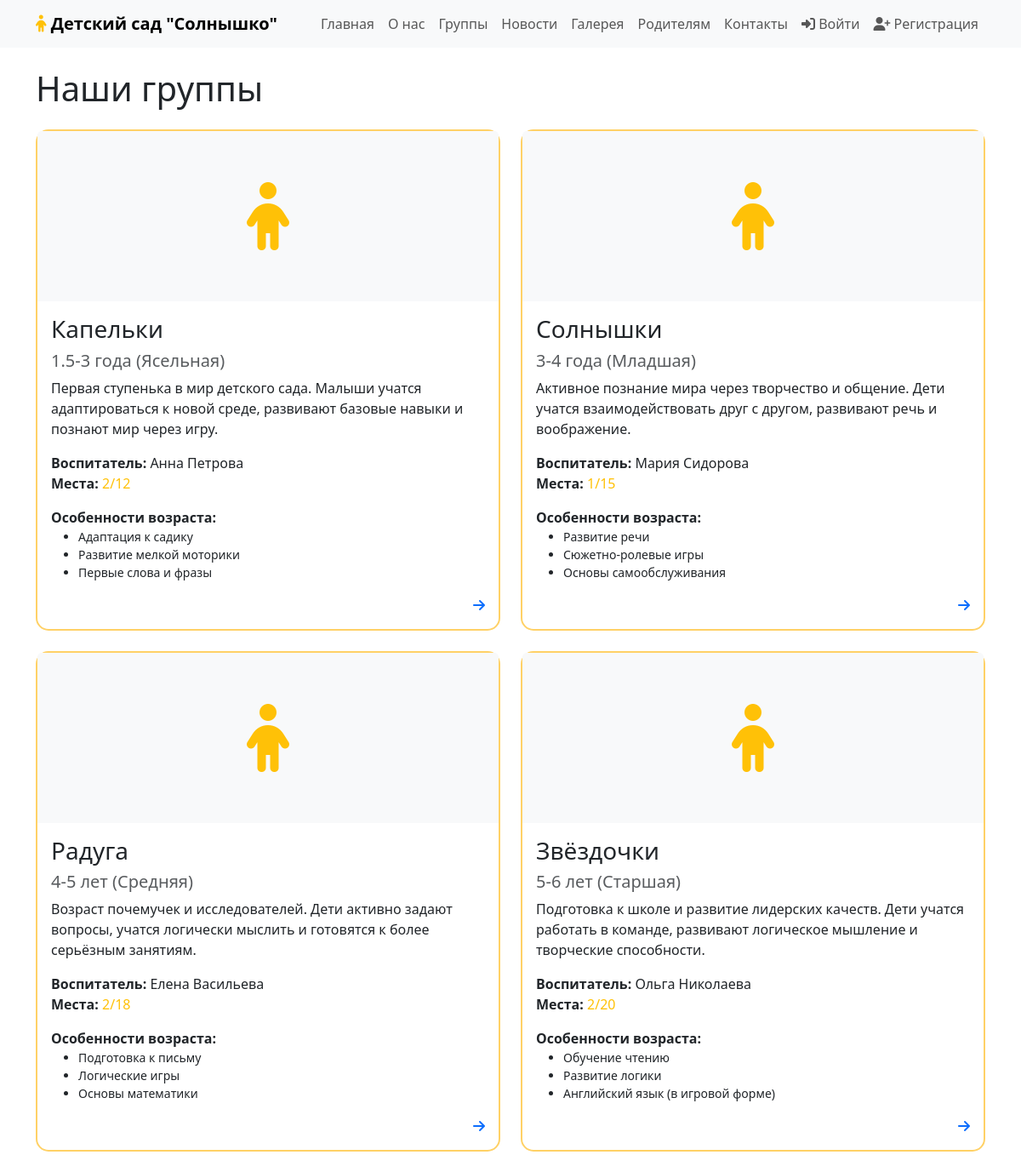
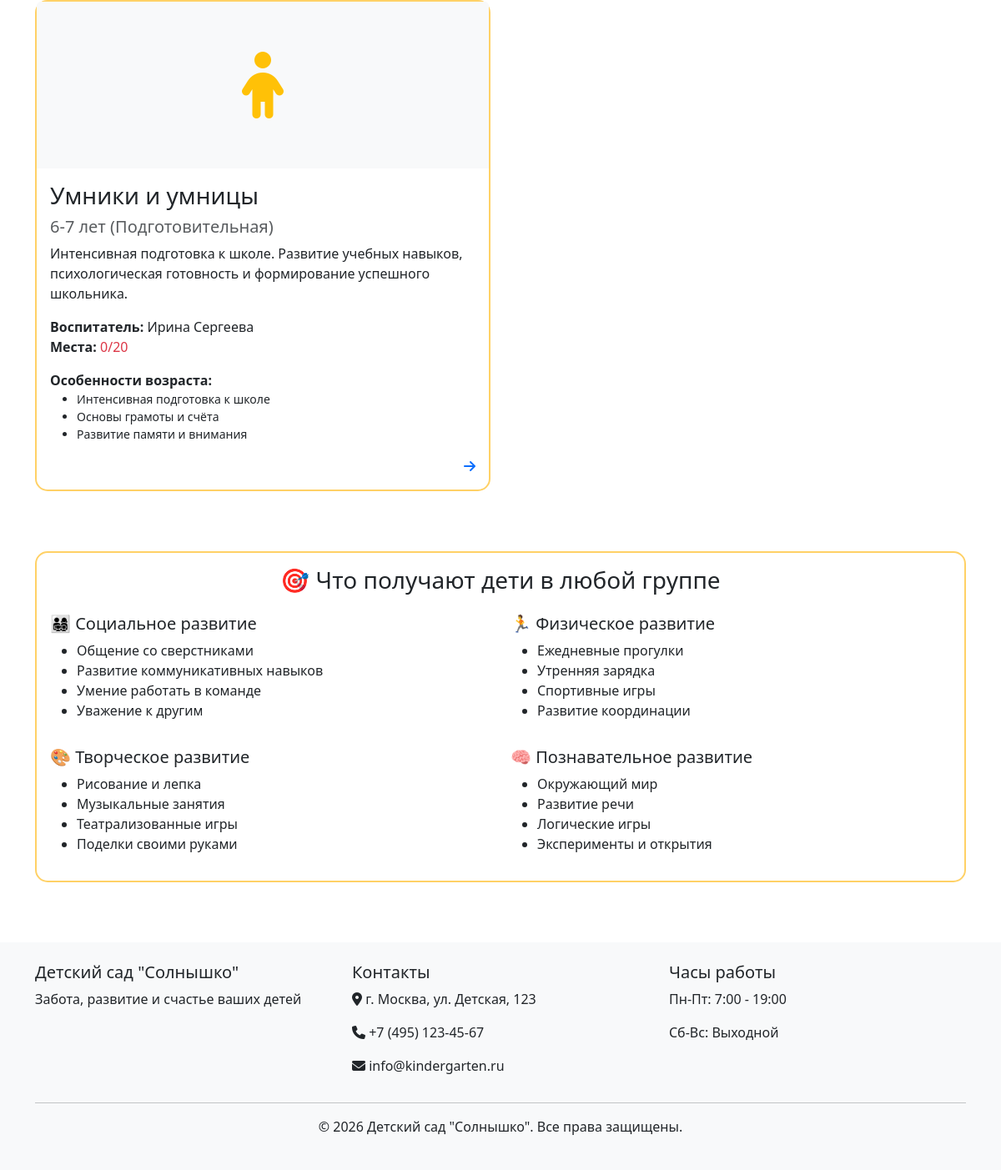
The app's page /groups/ with its own data (2 pictures, top to bottom).
### groups/models.py (models this page shows, shortened)
class Group(models.Model):
    AGE_CHOICES = [
        ('1.5-3', '1.5-3 года (Ясельная)'),
        ('3-4', '3-4 года (Младшая)'),
        ('4-5', '4-5 лет (Средняя)'),
        ('5-6', '5-6 лет (Старшая)'),
        ('6-7', '6-7 лет (Подготовительная)'),
    ]
    name = models.CharField(max_length=100, verbose_name="Название группы")
    age_range = models.CharField(max_length=20, choices=AGE_CHOICES, verbose_name="Возраст")
    description = models.TextField(verbose_name="Описание")
    teacher = models.CharField(max_length=100, verbose_name="Воспитатель")
    teacher_photo = models.ImageField(upload_to='teachers/', blank=True, verbose_name="Фото воспитателя")
    group_photo = models.ImageField(upload_to='groups/', blank=True, verbose_name="Фото группы")
    capacity = models.IntegerField(default=15, verbose_name="Вместимость")
    occupied = models.IntegerField(default=0, verbose_name="Заполнено")
    has_creative = models.BooleanField(default=True, verbose_name="Творческие занятия")
    has_sports = models.BooleanField(default=True, verbose_name="Спортивные занятия")
    has_music = models.BooleanField(default=True, verbose_name="Музыкальные занятия")
    has_pool = models.BooleanField(default=False, verbose_name="Бассейн")
    schedule = models.TextField(verbose_name="Расписание дня", blank=True)
    class Meta:
        verbose_name = "Группа"
        verbose_name_plural = "Группы"
    def free_places(self):
        return self.capacity - self.occupied
    def get_age_specific_features(self):
        features = []
        if self.age_range == '1.5-3':
            features = [
                "Адаптация к садику",
                "Развитие мелкой моторики",
                "Первые слова и фразы",
                "Сенсорные игры",
                "Приучение к режиму дня"
            ]
        elif self.age_range == '3-4':
            features = [
                "Развитие речи",
                "Сюжетно-ролевые игры",
                "Основы самообслуживания",
                "Лепка и рисование",
                "Музыкальные занятия"
            ]
        elif self.age_range == '4-5':
            features = [
                "Подготовка к письму",
                "Логические игры",
                "Основы математики",
                "Творческие мастерские",
                "Экологическое воспитание"
            ]
        elif self.age_range == '5-6':
            features = [
                "Обучение чтению",
                "Развитие логики",
                "Английский язык (в игровой форме)",
                "Эксперименты и опыты",
                "Театральная студия"
            ]
        elif self.age_range == '6-7':
            features = [
                "Интенсивная подготовка к школе",
                "Основы грамоты и счёта",
                "Развитие памяти и внимания",
                "Проектная деятельность",
                "Психологическая готовность к школе"
            ]
        return features

### groups/views.py (the view)
# urls.py: path('', views.groups_list, name='groups_list'),
def groups_list(request):
    groups = Group.objects.all().order_by('age_range')
    return render(request, 'groups/list.html', {'groups': groups})

### templates/groups/list.html (shortened to what this page needs)
{% extends 'base.html' %}
{% block body_class %}groups-list{% endblock %}
{% block content %}
<h1 class="mb-4">Наши группы</h1>
<div class="row">
    {% for group in groups %}
    <div class="col-md-6 mb-4">
        <a href="{% url 'group_detail' group.pk %}" class="text-decoration-none">
            <div class="card kid-friendly h-100 clickable-card">
                {% if group.group_photo %}
                <img src="{{ group.group_photo.url }}" class="card-img-top" alt="{{ group.name }}" style="height: 200px; object-fit: cover;">
                {% else %}
                <div class="card-img-top bg-light d-flex align-items-center justify-content-center" style="height: 200px;">
                    <i class="fas fa-child fa-5x text-warning"></i>
                </div>
                {% endif %}
                <div class="card-body">
                    <h3 class="card-title text-dark">{{ group.name }}</h3>
                    <h5 class="text-muted">{{ group.get_age_range_display }}</h5>
                    <p class="card-text text-dark">{{ group.description|truncatechars:150 }}</p>
                    <div class="mb-3">
                        <strong class="text-dark">Воспитатель:</strong>
                        <span class="text-dark">{{ group.teacher }}</span><br>
                        <strong class="text-dark">Места:</strong>
                        <span class="{% if group.free_places > 3 %}text-success{% elif group.free_places > 0 %}text-warning{% else %}text-danger{% endif %}">
                            {{ group.free_places }}/{{ group.capacity }}
                        </span>
                    </div>
                    <div class="mb-3">
                        <strong class="text-dark">Особенности возраста:</strong>
                        <ul class="mb-0 small text-dark">
                            {% for feature in group.get_age_specific_features|slice:":3" %}
                            <li>{{ feature }}</li>
                            {% endfor %}
                        </ul>
                    </div>
                    <div class="text-end mt-3">
                        <i class="fas fa-arrow-right text-primary"></i>
                    </div>
                </div>
            </div>
        </a>
    </div>
    {% endfor %}
</div>
<div class="card kid-friendly mt-5">
    <div class="card-body">
        <h3 class="card-title text-center mb-4">🎯 Что получают дети в любой группе</h3>
        <div class="row">
            <div class="col-md-6">
                <h5>👨‍👩‍👧‍👦 Социальное развитие</h5>
                <ul>
                    <li>Общение со сверстниками</li>
                    <li>Развитие коммуникативных навыков</li>
                    <li>Умение работать в команде</li>
                    <li>Уважение к другим</li>
                </ul>
            </div>
            <div class="col-md-6">
                <h5>🏃 Физическое развитие</h5>
                <ul>
                    <li>Ежедневные прогулки</li>
                    <li>Утренняя зарядка</li>
                    <li>Спортивные игры</li>
                    <li>Развитие координации</li>
                </ul>
            </div>
        </div>
        <div class="row mt-3">
            <div class="col-md-6">
                <h5>🎨 Творческое развитие</h5>
                <ul>
                    <li>Рисование и лепка</li>
                    <li>Музыкальные занятия</li>
                    <li>Театрализованные игры</li>
                    <li>Поделки своими руками</li>
                </ul>
            </div>
            <div class="col-md-6">
                <h5>🧠 Познавательное развитие</h5>
                <ul>
                    <li>Окружающий мир</li>
                    <li>Развитие речи</li>
                    <li>Логические игры</li>
                    <li>Эксперименты и открытия</li>
                </ul>
            </div>
        </div>
    </div>
</div>
{% endblock %}

### templates/base.html (shortened to what this page needs)
<!DOCTYPE html>
{% load static %}
<html lang="ru">
<head>
    <link href="https://cdn.jsdelivr.net/npm/bootstrap@5.3.0/dist/css/bootstrap.min.css" rel="stylesheet">
    <link rel="stylesheet" href="https://cdnjs.cloudflare.com/ajax/libs/font-awesome/6.4.0/css/all.min.css">
    <link rel="stylesheet" href="{% static 'css/style.css' %}">
</head>
<body class="{% block body_class %}{% endblock %}">
    <nav class="navbar navbar-expand-lg navbar-light bg-light">
        <div class="container">
            <a class="navbar-brand" href="{% url 'home' %}">
                <i class="fas fa-child text-warning"></i>
                Детский сад "Солнышко"
            </a>
            <div class="collapse navbar-collapse" id="navbarNav">
                <ul class="navbar-nav ms-auto">
                    <li class="nav-item">
                        <a class="nav-link" href="{% url 'home' %}">Главная</a>
                    </li>
                    <li class="nav-item">
                        <a class="nav-link" href="{% url 'about' %}">О нас</a>
                    </li>
                    <li class="nav-item">
                        <a class="nav-link" href="{% url 'groups_list' %}">Группы</a>
                    </li>
                    <li class="nav-item">
                        <a class="nav-link" href="{% url 'news_list' %}">Новости</a>
                    </li>
                    <li class="nav-item">
                        <a class="nav-link" href="{% url 'gallery_main' %}">Галерея</a>
                    </li>
                    <li class="nav-item">
                        <a class="nav-link" href="{% url 'parents_main' %}">Родителям</a>
                    </li>
                    <li class="nav-item">
                        <a class="nav-link" href="{% url 'contacts' %}">Контакты</a>
                    </li>
                    {% if user.is_authenticated %}
                    <li class="nav-item dropdown">
                        <a class="nav-link dropdown-toggle" href="#" id="navbarDropdown" role="button" data-bs-toggle="dropdown">
                            <i class="fas fa-user"></i> {{ user.first_name|default:user.username }}
                        </a>
                        <ul class="dropdown-menu">
                            <li><a class="dropdown-item" href="{% url 'profile' %}"><i class="fas fa-user-circle"></i> Личный кабинет</a></li>
                            <li><hr class="dropdown-divider"></li>
                            <li><a class="dropdown-item" href="{% url 'logout' %}"><i class="fas fa-sign-out-alt"></i> Выйти</a></li>
                        </ul>
                    </li>
                    {% else %}
                    <li class="nav-item">
                        <a class="nav-link" href="{% url 'login' %}"><i class="fas fa-sign-in-alt"></i> Войти</a>
                    </li>
                    <li class="nav-item">
                        <a class="nav-link" href="{% url 'register' %}"><i class="fas fa-user-plus"></i> Регистрация</a>
                    </li>
                    {% endif %}
                </ul>
            </div>
        </div>
    </nav>
    <main class="py-4">
        <div class="container">
            {% block content %}{% endblock %}
        </div>
    </main>
    <footer class="bg-light text-dark py-4 mt-5">
        <div class="container">
            <div class="row">
                <div class="col-md-4">
                    <h5>Детский сад "Солнышко"</h5>
                    <p>Забота, развитие и счастье ваших детей</p>
                </div>
                <div class="col-md-4">
                    <h5>Контакты</h5>
                    <p><i class="fas fa-map-marker-alt"></i> г. Москва, ул. Детская, 123</p>
                    <p><i class="fas fa-phone"></i> +7 (495) 123-45-67</p>
                    <p><i class="fas fa-envelope"></i> info@kindergarten.ru</p>
                </div>
                <div class="col-md-4">
                    <h5>Часы работы</h5>
                    <p>Пн-Пт: 7:00 - 19:00</p>
                    <p>Сб-Вс: Выходной</p>
                </div>
            </div>
            <hr>
            <div class="text-center">
                <p>&copy; {% now "Y" %} Детский сад "Солнышко". Все права защищены.</p>
            </div>
        </div>
    </footer>
</body>
</html>

### static/css/style.css (style rules this page uses)
.kid-friendly { border-radius: 15px; border: 2px solid #ffd166; transition: transform 0.3s ease; }
.navbar-brand { font-weight: bold; }
.clickable-card { cursor: pointer; transition: all 0.3s ease; }
.clickable-card * { color: inherit; }
.text-warning { color: #ffc107 !important; }
.text-danger { color: #dc3545 !important; }
.card:not(.clickable-card):not(.application-card) { cursor: default !important; }
.groups-list .card:not(.clickable-card) { cursor: default !important; }

### records on screen
Group: name "Капельки", age_range "1.5-3 года (Ясельная)", description "Первая ступенька в мир детского сада. Малыши учатся адаптироваться к новой среде, развивают базовые навыки и познают мир через игру.", teacher "Анна Петрова", free_places "2", capacity "12", get_age_specific_features "Адаптация к садику" "Развитие мелкой моторики" "Первые слова и фразы"
Group: name "Солнышки", age_range "3-4 года (Младшая)", description "Активное познание мира через творчество и общение. Дети учатся взаимодействовать друг с другом, развивают речь и воображение.", teacher "Мария Сидорова", free_places "1", capacity "15", get_age_specific_features "Развитие речи" "Сюжетно-ролевые игры" "Основы самообслуживания"
Group: name "Радуга", age_range "4-5 лет (Средняя)", description "Возраст почемучек и исследователей. Дети активно задают вопросы, учатся логически мыслить и готовятся к более серьёзным занятиям.", teacher "Елена Васильева", free_places "2", capacity "18", get_age_specific_features "Подготовка к письму" "Логические игры" "Основы математики"
Group: name "Звёздочки", age_range "5-6 лет (Старшая)", description "Подготовка к школе и развитие лидерских качеств. Дети учатся работать в команде, развивают логическое мышление и творческие способности.", teacher "Ольга Николаева", free_places "2", capacity "20", get_age_specific_features "Обучение чтению" "Развитие логики" "Английский язык (в игровой форме)"
Group: name "Умники и умницы", age_range "6-7 лет (Подготовительная)", description "Интенсивная подготовка к школе. Развитие учебных навыков, психологическая готовность и формирование успешного школьника.", teacher "Ирина Сергеева", free_places "0", capacity "20", get_age_specific_features "Интенсивная подготовка к школе" "Основы грамоты и счёта" "Развитие памяти и внимания"
